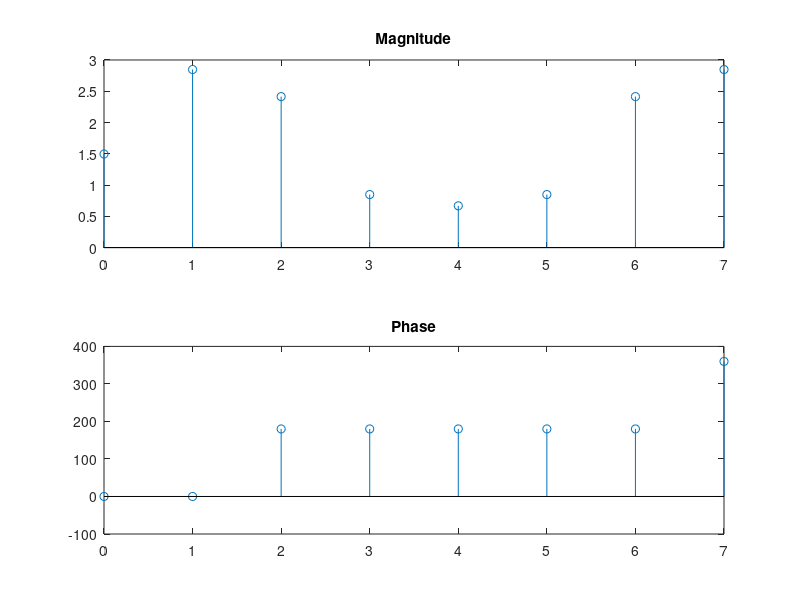

MATLAB code to generate this figure:
close all
clear

N=8;
n=[0:N-1]';
fs=8000;
ts=1/fs;
f0=1.5*fs/N;  % f(m)=m*fs/N
th=0;
xn=sin(2*pi*f0*n*ts + th);
%figure
%stem(n,[xn])

y = fft(xn);                             % Compute DFT of x
m = abs(y);                               % Magnitude
y(m<1e-6) = 0;
p = unwrap(angle(y));                     % Phase

figure
subplot(2,1,1)
stem(n,m)
title('Magnitude')
subplot(2,1,2)
stem(n,p*180/pi)
title('Phase')
